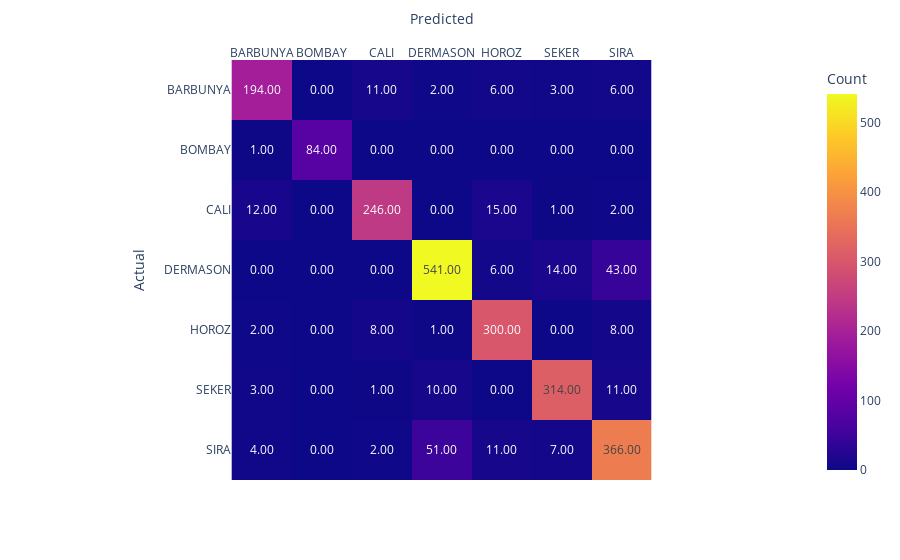
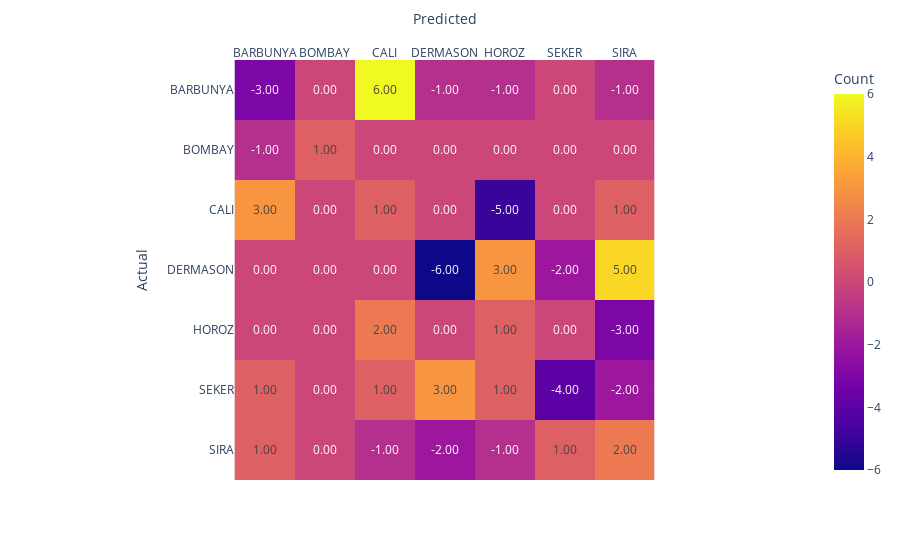

Write notebook code for charts like these, in order.
### Markdown cell above
### DecisionTreeClassifier

### Code cell
#tree
print("ENCODED")
tree = DecisionTreeClassifier(max_depth=10000, random_state=42)
tree.fit(X_train, y_encoded)
y_hat = tree.predict(X_val)

y_hat = enc.inverse_transform(y_hat)
cm1 = confusion_matrix(y_val, y_hat)

report = classification_report(y_val, y_hat)
print("Report:\n", report)


#print(f"confusion matrix:")
#print(cm)

fig = px.imshow(cm1, labels=dict(x="Predicted", y="Actual", color="Count"), x=class_names, y=class_names,text_auto='.2f')
fig.update_xaxes(side="top")
fig.show()



print("AFTER FEATURE SELECTION:\n")
tree = DecisionTreeClassifier(max_depth=10000, random_state=42)
tree.fit(X_train_filtered, y_encoded)
y_hat = tree.predict(X_val_filtered)
print("Tree accuracy: {:.2f}".format(tree.score(X_val_filtered, y_val_encoded)))
print("Tree f1 score: {:.2f}".format(sklearn.metrics.f1_score(y_val_encoded, y_hat, average='weighted')))
report = classification_report(y_val, y_pred)
print("Report:\n", report)

y_hat = enc.inverse_transform(y_hat)
cm2 = confusion_matrix(y_val, y_hat)
#print(f"confusion matrix:")
#print(cm)

cm3 = cm2 - cm1
# Plot confusion matrix
fig = px.imshow(cm3, labels=dict(x="Predicted", y="Actual", color="Count"), x=class_names, y=class_names,text_auto='.2f')
fig.update_xaxes(side="top")
fig.show()

### Figure 1 — Plotly figure (JSON) as saved in the notebook; plotly's stock layout.template omitted (floating-point values rounded to 4 significant figures)
{"data": [{"coloraxis": "coloraxis", "hovertemplate": "Predicted: %{x}<br>Actual: %{y}<br>Count: %{z}<extra></extra>", "name": "0", "texttemplate": "%{z:.2f}", "type": "heatmap", "x": ["BARBUNYA", "BOMBAY", "CALI", "DERMASON", "HOROZ", "SEKER", "SIRA"], "xaxis": "x", "y": ["BARBUNYA", "BOMBAY", "CALI", "DERMASON", "HOROZ", "SEKER", "SIRA"], "yaxis": "y", "z": [[194, 0, 11, 2, 6, 3, 6], [1, 84, 0, 0, 0, 0, 0], [12, 0, 246, 0, 15, 1, 2], [0, 0, 0, 541, 6, 14, 43], [2, 0, 8, 1, 300, 0, 8], [3, 0, 1, 10, 0, 314, 11], [4, 0, 2, 51, 11, 7, 366]]}], "layout": {"coloraxis": {"colorbar": {"title": {"text": "Count"}}, "colorscale": [[0, "#0d0887"], [0.1111, "#46039f"], [0.2222, "#7201a8"], [0.3333, "#9c179e"], [0.4444, "#bd3786"], [0.5556, "#d8576b"], [0.6667, "#ed7953"], [0.7778, "#fb9f3a"], [0.8889, "#fdca26"], [1, "#f0f921"]]}, "margin": {"t": 60}, "xaxis": {"anchor": "y", "constrain": "domain", "domain": [0, 1], "scaleanchor": "y", "side": "top", "title": {"text": "Predicted"}}, "yaxis": {"anchor": "x", "autorange": "reversed", "constrain": "domain", "domain": [0, 1], "title": {"text": "Actual"}}}}

### Figure 2 — Plotly figure (JSON) as saved in the notebook; plotly's stock layout.template omitted (floating-point values rounded to 4 significant figures)
{"data": [{"coloraxis": "coloraxis", "hovertemplate": "Predicted: %{x}<br>Actual: %{y}<br>Count: %{z}<extra></extra>", "name": "0", "texttemplate": "%{z:.2f}", "type": "heatmap", "x": ["BARBUNYA", "BOMBAY", "CALI", "DERMASON", "HOROZ", "SEKER", "SIRA"], "xaxis": "x", "y": ["BARBUNYA", "BOMBAY", "CALI", "DERMASON", "HOROZ", "SEKER", "SIRA"], "yaxis": "y", "z": [[-3, 0, 6, -1, -1, 0, -1], [-1, 1, 0, 0, 0, 0, 0], [3, 0, 1, 0, -5, 0, 1], [0, 0, 0, -6, 3, -2, 5], [0, 0, 2, 0, 1, 0, -3], [1, 0, 1, 3, 1, -4, -2], [1, 0, -1, -2, -1, 1, 2]]}], "layout": {"coloraxis": {"colorbar": {"title": {"text": "Count"}}, "colorscale": [[0, "#0d0887"], [0.1111, "#46039f"], [0.2222, "#7201a8"], [0.3333, "#9c179e"], [0.4444, "#bd3786"], [0.5556, "#d8576b"], [0.6667, "#ed7953"], [0.7778, "#fb9f3a"], [0.8889, "#fdca26"], [1, "#f0f921"]]}, "margin": {"t": 60}, "xaxis": {"anchor": "y", "constrain": "domain", "domain": [0, 1], "scaleanchor": "y", "side": "top", "title": {"text": "Predicted"}}, "yaxis": {"anchor": "x", "autorange": "reversed", "constrain": "domain", "domain": [0, 1], "title": {"text": "Actual"}}}}
